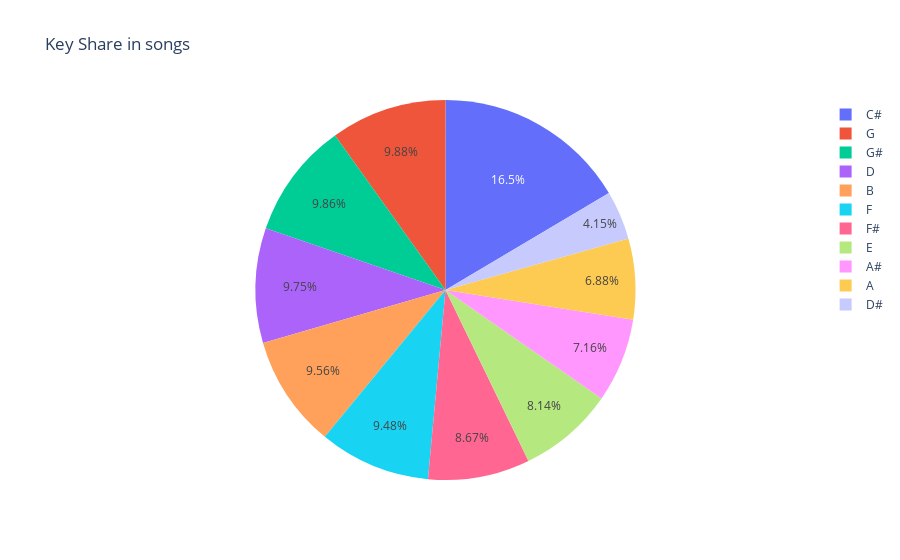

Notebook source saved alongside this figure:
### Code cell
song_keys = all_data[['released_year', 'key', 'streams']]
song_keys['count'] = song_keys.apply(lambda x: 1, axis=1)

def format_to_millions(number):
    return number / 1e9
group = song_keys.groupby('key')['streams'].sum().reset_index()

# Apply the custom formatting function to the 'value' column
group['value_in_millions'] = group['streams'].apply(format_to_millions)
fig = px.pie(group, values='value_in_millions', names='key', title='Key Share in songs')

fig.update_traces(hovertemplate='%{label}: %{value:.2s} Billion', textinfo='percent')

fig.show()

### Figure 1 — Plotly figure (JSON) as saved in the notebook; plotly's stock layout.template omitted (floating-point values rounded to 4 significant figures)
{"data": [{"domain": {"x": [0, 1], "y": [0, 1]}, "hovertemplate": "%{label}: %{value:.2s} Billion", "labels": ["A", "A#", "B", "C#", "D", "D#", "E", "F", "F#", "G", "G#"], "legendgroup": "", "name": "", "showlegend": true, "textinfo": "percent", "type": "pie", "values": [30.25, 31.49, 42.07, 72.51, 42.89, 18.25, 35.8, 41.69, 38.13, 43.45, 43.4]}], "layout": {"autosize": true, "legend": {"tracegroupgap": 0}, "title": {"text": "Key Share in songs"}}}
